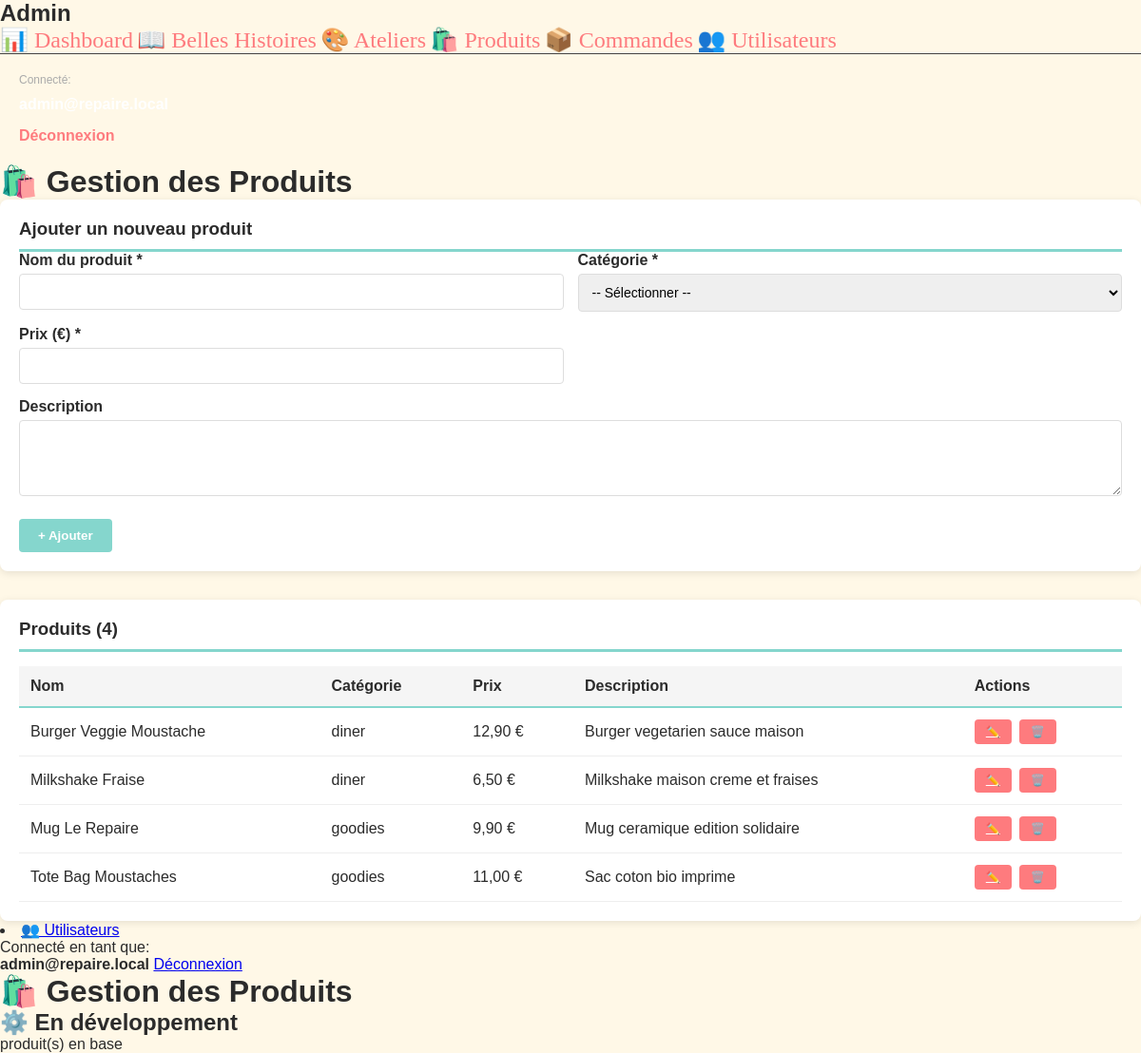
/admin/produits.php (signed in), run on an earlier commit of the app's database.
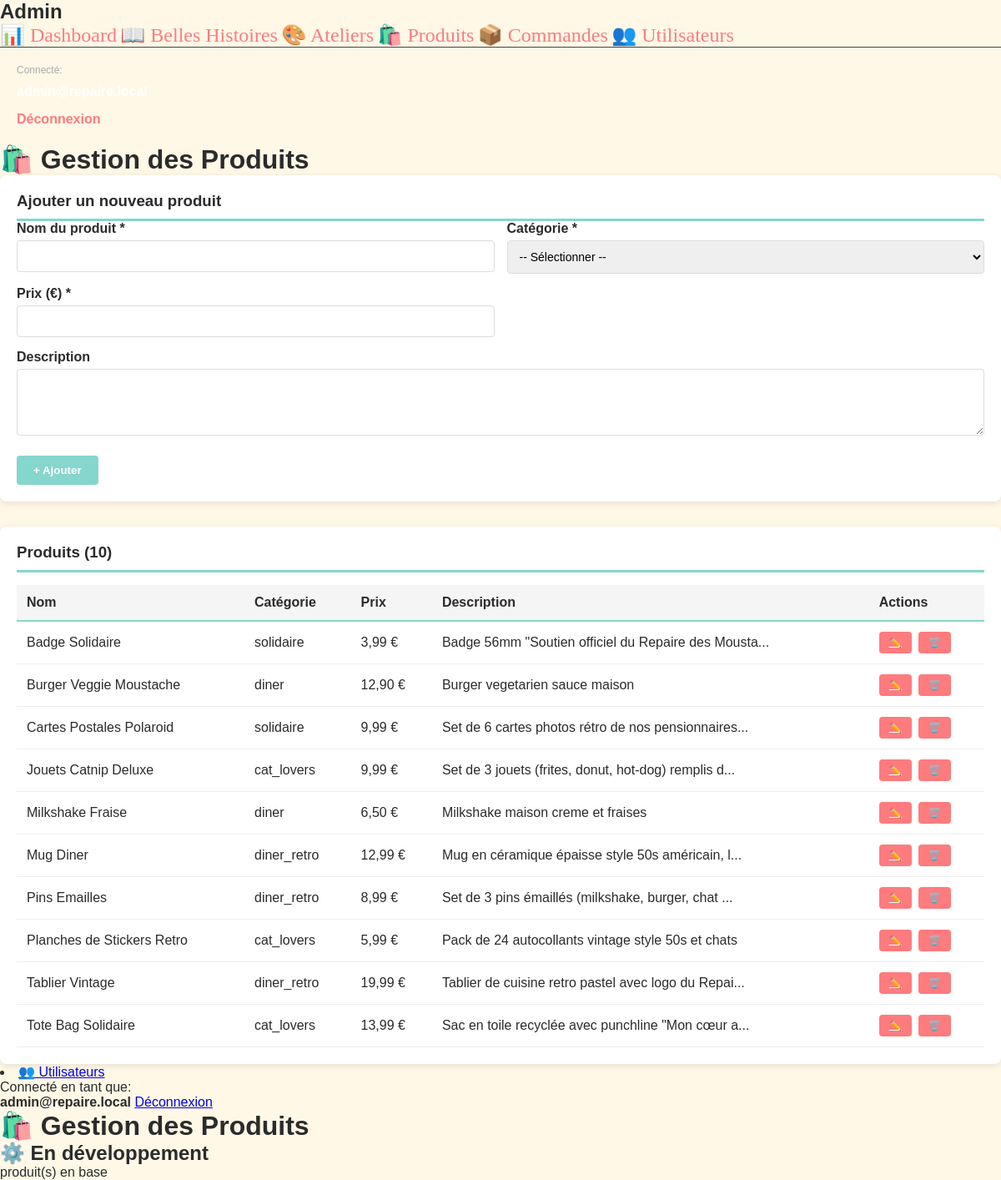
And on a later commit of the database.
### tables this page shows
CREATE TABLE produits (
  id INT AUTO_INCREMENT PRIMARY KEY,
  nom VARCHAR(150) NOT NULL,
  description TEXT,
  prix DECIMAL(10,2) NOT NULL,
  categorie_id INT NOT NULL,
  CONSTRAINT fk_produits_categorie
    FOREIGN KEY (categorie_id) REFERENCES categories_produits(id)
    ON UPDATE CASCADE ON DELETE RESTRICT,
  CONSTRAINT chk_produits_prix CHECK (prix >= 0.00)
);

CREATE TABLE categories_produits (
  id INT AUTO_INCREMENT PRIMARY KEY,
  nom VARCHAR(80) NOT NULL UNIQUE
);

### admin/produits.php (the view, shortened to what this page needs)
<?php
$pdo = getPDO();
$edit_produit = null;
$stmt = $pdo->query('
    SELECT p.id, p.nom, p.description, p.prix, c.nom as categorie, cp.id as categorie_id
    FROM produits p
    JOIN categories_produits c ON p.categorie_id = c.id
    JOIN categories_produits cp ON p.categorie_id = cp.id
    ORDER BY p.nom
');
$produits = $stmt->fetchAll();
?>
<!DOCTYPE html>
<html lang="fr">
<head>
    <link rel="stylesheet" href="../style.css">
</head>
<body>
    <div class="admin-container">
        <aside class="admin-sidebar">
            <div class="admin-menu">
                <h2>Admin</h2>
                <nav>
                    <a href="dashboard.php">📊 Dashboard</a>
                    <a href="moderer-histoires.php">📖 Belles Histoires</a>
                    <a href="ateliers.php">🎨 Ateliers</a>
                    <a href="produits.php" class="active">🛍️ Produits</a>
                    <a href="commandes.php">📦 Commandes</a>
                    <a href="utilisateurs.php">👥 Utilisateurs</a>
                </nav>
            </div>
            <div style="padding: 20px; border-top: 1px solid #444; margin-top: auto;">
                <p style="margin: 0 0 10px 0; font-size: 12px; color: #aaa;">Connecté:</p>
                <p style="margin: 0 0 15px 0; font-weight: 600; color: white;"><?php echo htmlspecialchars($_SESSION['admin_email']); ?></p>
                <a href="../logout.php" style="color: #FE7B7E; text-decoration: none; font-weight: 600;">Déconnexion</a>
            </div>
        </aside>
        <main class="admin-main">
            <h1>🛍️ Gestion des Produits</h1>
            <div class="admin-form">
                <h3><?php echo $edit_produit ? 'Modifier le produit' : 'Ajouter un nouveau produit'; ?></h3>
                <form method="POST">
                    <div style="display: grid; grid-template-columns: 1fr 1fr; gap: 15px;">
                        <div class="form-group">
                            <label for="nom">Nom du produit *</label>
                            <input type="text" id="nom" name="nom" required
                                   value="<?php echo $edit_produit ? htmlspecialchars($edit_produit['nom']) : ''; ?>">
                        </div>
                        <div class="form-group">
                            <label for="categorie_id">Catégorie *</label>
                            <select id="categorie_id" name="categorie_id" required>
                                <option value="">-- Sélectionner --</option>
                            </select>
                        </div>
                    </div>
                    <div style="display: grid; grid-template-columns: 1fr 1fr; gap: 15px;">
                        <div class="form-group">
                            <label for="prix">Prix (€) *</label>
                            <input type="number" id="prix" name="prix" step="0.01" min="0" required
                                   value="<?php echo $edit_produit ? $edit_produit['prix'] : ''; ?>">
                        </div>
                    </div>
                    <div class="form-group">
                        <label for="description">Description</label>
                        <textarea id="description" name="description"><?php echo $edit_produit ? htmlspecialchars($edit_produit['description'] ?? '') : ''; ?></textarea>
                    </div>
                    <div class="form-actions">
                        <button type="submit" class="btn btn-primary">
                            <?php echo $edit_produit ? '✓ Modifier' : '+ Ajouter'; ?>
                        </button>
                    </div>
                </form>
            </div>
            <div style="background: white; padding: 20px; border-radius: 8px; box-shadow: 0 2px 8px rgba(0,0,0,0.1); overflow-x: auto;">
                <h3 style="margin-top: 0; color: #2B2B2B; border-bottom: 3px solid #85D6CD; padding-bottom: 10px;">
                    Produits (<?php echo count($produits); ?>)
                </h3>
                <?php if (empty($produits)): ?>
                    <p style="color: #666; text-align: center; padding: 40px 20px;">Aucun produit</p>
                <?php else: ?>
                    <table class="produits-table">
                        <thead>
                            <tr>
                                <th>Nom</th>
                                <th>Catégorie</th>
                                <th>Prix</th>
                                <th>Description</th>
                                <th>Actions</th>
                            </tr>
                        </thead>
                        <tbody>
                            <?php foreach ($produits as $produit): ?>
                                <tr>
                                    <td><?php echo htmlspecialchars($produit['nom']); ?></td>
                                    <td><?php echo htmlspecialchars($produit['categorie']); ?></td>
                                    <td><?php echo number_format($produit['prix'], 2, ',', ' '); ?> €</td>
                                    <td><?php echo htmlspecialchars(substr($produit['description'] ?? '', 0, 50)); ?><?php echo strlen($produit['description'] ?? '') > 50 ? '...' : ''; ?></td>
                                    <td>
                                        <div class="actions">
                                            <a href="produits.php?edit=<?php echo $produit['id']; ?>" class="btn btn-edit">✏️</a>
                                            <form method="POST" onsubmit="return confirm('Êtes-vous sûr ?');">
                                                <button type="submit" class="btn btn-edit" style="background: #FE7B7E;">🗑️</button>
                                            </form>
                                        </div>
                                    </td>
                                </tr>
                            <?php endforeach; ?>
                        </tbody>
                    </table>
                <?php endif; ?>
            </div>
        </main>
    </div>
</body>
</html>
                <li><a href="utilisateurs.php">👥 Utilisateurs</a></li>
            <div class="admin-user-info">
                <p>Connecté en tant que:</p>
                <strong><?php echo htmlspecialchars($_SESSION['admin_email'], ENT_QUOTES, 'UTF-8'); ?></strong>
                <a href="../logout.php">Déconnexion</a>
            </div>
        <main class="admin-main">
            <div class="admin-header"><h1>🛍️ Gestion des Produits</h1></div>
            <div class="section">
                <div class="coming-soon">
                    <h2>⚙️ En développement</h2>
                    <p><?php echo $count; ?> produit(s) en base</p>
                </div>
            </div>
        </main>
</body>
</html>

### style.css (style rules this page uses)
:root { --creme: #FFF8E7; --vert-menthe: #85D6CD; --rose-corail: #FE7B7E; --gris-fonce: #2B2B2B; }
* { margin: 0; padding: 0; box-sizing: border-box; }
body { background-color: var(--creme); color: var(--gris-fonce); font-family: 'Montserrat', sans-serif; }
nav a { font-family: 'Pacifico', cursive; font-size: 1.5rem; color: var(--rose-corail); text-transform: capitalize; text-decoration: none; font-weight: normal; transition: color 0.3s ease; }

### admin/produits.php (style rules this page uses)
.admin-form { background: white; padding: 20px; border-radius: 8px; margin-bottom: 30px; box-shadow: 0 2px 8px rgba(0,0,0,0.1); }
.admin-form h3 { margin-top: 0; color: #2B2B2B; border-bottom: 3px solid #85D6CD; padding-bottom: 10px; }
.form-group { margin-bottom: 15px; }
.form-group label { display: block; margin-bottom: 5px; font-weight: 600; color: #2B2B2B; }
.form-group input, .form-group textarea, .form-group select { width: 100%; padding: 10px; border: 1px solid #ddd; border-radius: 4px; font-family: inherit; font-size: 14px; }
.form-group textarea { resize: vertical; min-height: 80px; }
.form-actions { display: flex; gap: 10px; margin-top: 20px; }
.btn { padding: 10px 20px; border: none; border-radius: 4px; cursor: pointer; font-weight: 600; transition: all 0.3s ease; }
.btn-primary { background: #85D6CD; color: white; }
.btn-edit { background: #FE7B7E; color: white; padding: 6px 12px; font-size: 12px; }
.produits-table { width: 100%; border-collapse: collapse; margin-top: 15px; }
.produits-table thead { background: #f5f5f5; }
.produits-table th { padding: 12px; text-align: left; font-weight: 600; color: #2B2B2B; border-bottom: 2px solid #85D6CD; }
.produits-table td { padding: 12px; border-bottom: 1px solid #eee; }
.produits-table .actions { display: flex; gap: 8px; }
.produits-table .actions form { display: inline; }

What changed in the data, as far as the page shows it:
removed produits: nom "Tote Bag Moustaches", categorie.nom "goodies", prix "11,00", description "Sac coton bio imprime"
added produits: nom "Badge Solidaire", categorie.nom "solidaire", prix "3,99", description "Badge 56mm \"Soutien officiel du Repaire des Mousta"
added produits: nom "Cartes Postales Polaroid", categorie.nom "solidaire", prix "9,99", description "Set de 6 cartes photos rétro de nos pensionnaires"
added produits: nom "Jouets Catnip Deluxe", categorie.nom "cat_lovers", prix "9,99", description "Set de 3 jouets (frites, donut, hot-dog) remplis d"
changed produits: nom "Mug Le Repaire" → "Mug Diner"; categorie.nom "goodies" → "diner_retro"; prix "9,90" → "12,99"; description "Mug ceramique edition solidaire" → "Mug en céramique épaisse style 50s américain, l"; now shows "..."
added produits: nom "Pins Emailles", categorie.nom "diner_retro", prix "8,99", description "Set de 3 pins émaillés (milkshake, burger, chat"
added produits: nom "Planches de Stickers Retro", categorie.nom "cat_lovers", prix "5,99", description "Pack de 24 autocollants vintage style 50s et chats"
added produits: nom "Tablier Vintage", categorie.nom "diner_retro", prix "19,99", description "Tablier de cuisine retro pastel avec logo du Repai"
added produits: nom "Tote Bag Solidaire", categorie.nom "cat_lovers", prix "13,99", description "Sac en toile recyclée avec punchline \"Mon cœur a"
Also different on the page:
count($produits): "4" → "10"
